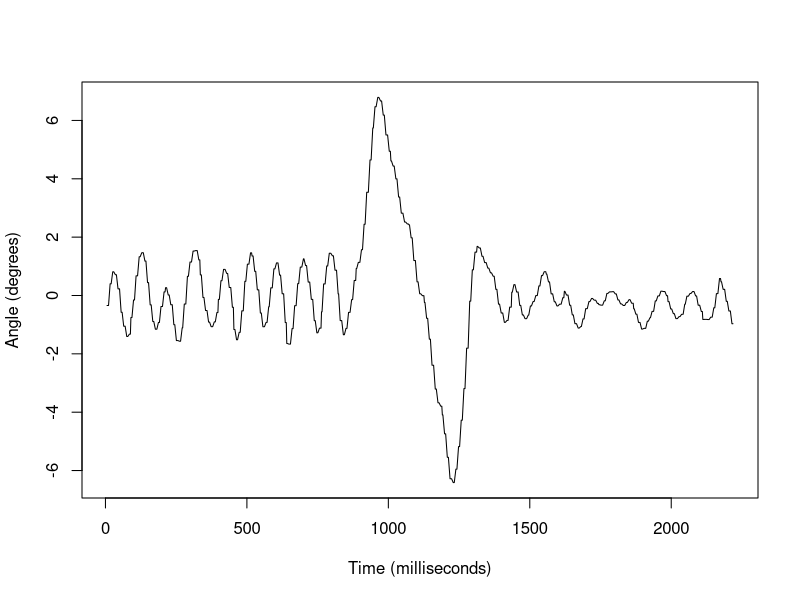
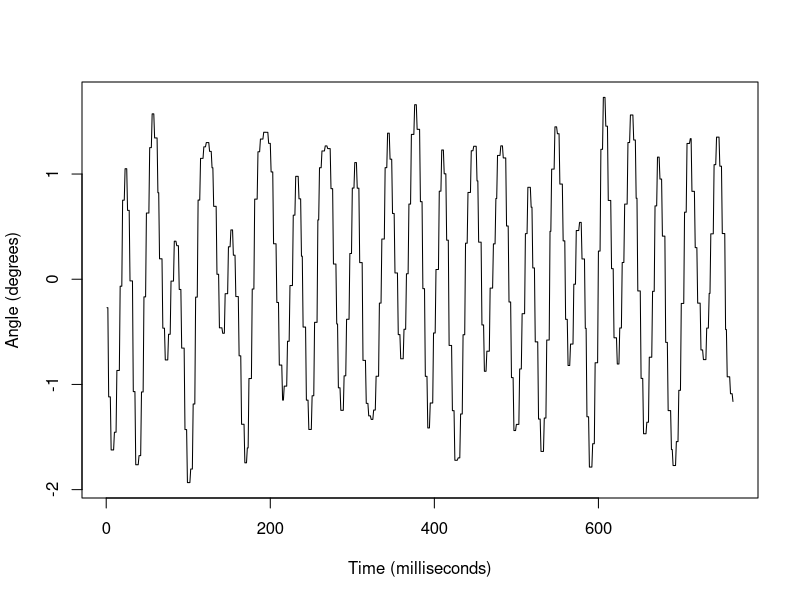

Write R code to recreate these figures, in order.
setwd("~/Desktop/KEX_Mekatronik/Analysis")
data <- read.csv("impulssvar2.txt", skip = 1)

library(tidyverse)
library(zoo)

# Get loop time
data %>% slice(500:1300) %>% 
  mutate(Time = Time - lag(Time, 1)) %>%
  filter(abs(Time) < 30000)  %>% drop_na() %>% summarize(mean = mean(Time))

# Get loop time (old version)
olddata <- read.csv("data.txt", skip = 1)
colnames(olddata) <- c("Time", "Vals1", "Vals2", "Vals3")
olddata %>% 
  mutate(Time = Time - lag(Time, 1)) %>%
  filter(abs(Time) < 30000)  %>% 
  drop_na() %>% 
  summarize(mean = mean(Time))

data %>% slice(500:1300) %>% 
  mutate(Time = Time - lag(Time, 1)) %>%
  filter(abs(Time) < 30000) %>%
  mutate(Time = cumsum(Time)) %>%
  mutate(Theta = Theta/50)-> impuls

plot(impuls$Time/1000, impuls$Theta, type = "l", xlab = "Time (milliseconds)", ylab="Angle (degrees)")


data %>% slice(3000:3800) %>%
  mutate(Time = Time - lag(Time, 1)) %>%
  filter(abs(Time) < 30000) %>%
  mutate(Time = cumsum(Time)) %>%
  mutate(Theta = Theta/50)-> ocillation

plot(ocillation$Theta , type = "l", xlab = "Time (milliseconds)", ylab="Angle (degrees)")


